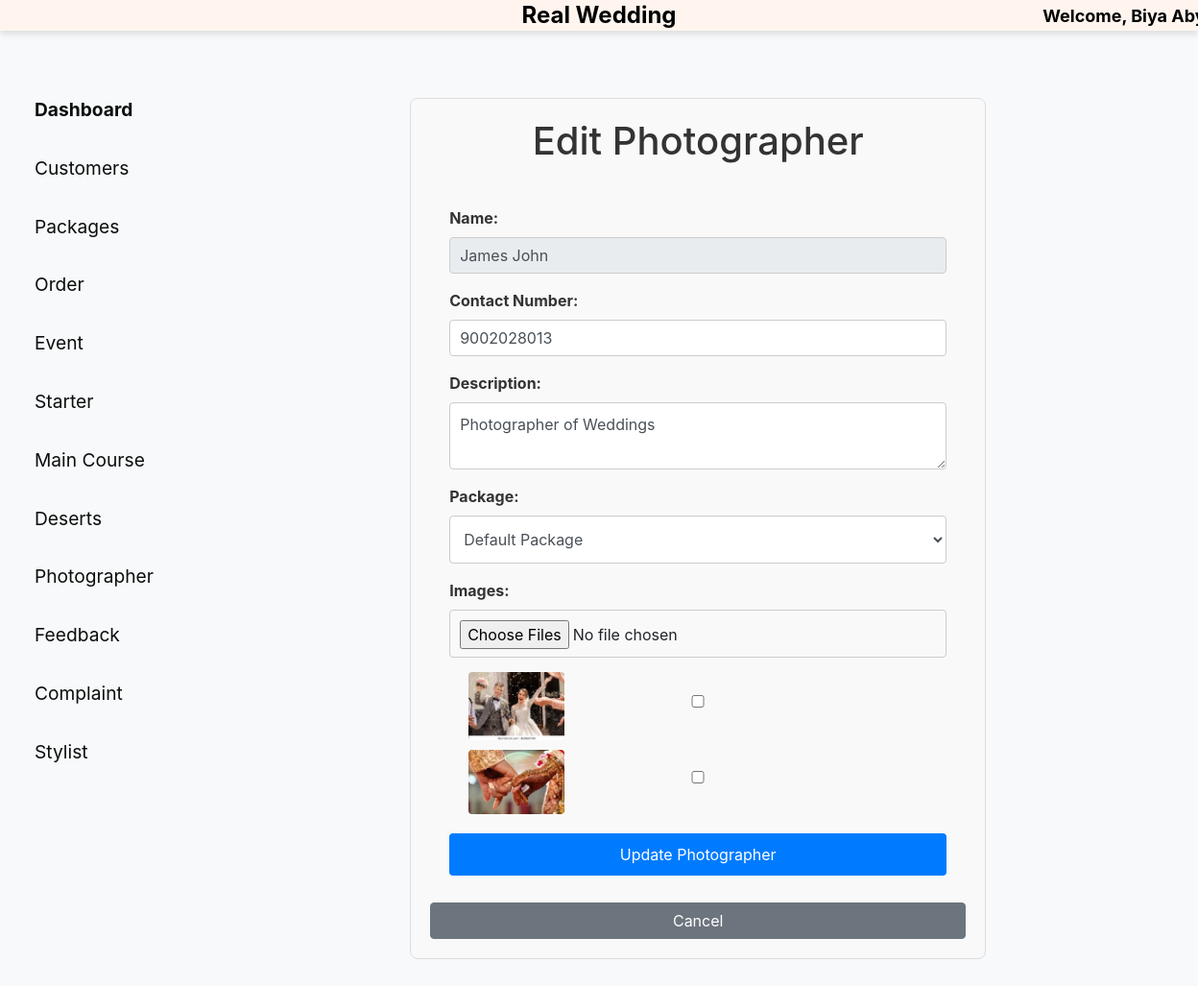
Screenshot of /photographers/edit/7/ (signed in) with the database file from the repository.
### store/models.py (models this page shows, shortened)
class User(AbstractBaseUser, PermissionsMixin):
    user_id = models.AutoField(primary_key=True)
    username = models.CharField(max_length=255)
    email = models.EmailField(unique=True)
    phone = models.CharField(max_length=15, blank=True)  # Allow blank for non-superusers
    password = models.CharField(max_length=255)
    is_staff = models.BooleanField(default=False)
    is_superuser = models.BooleanField(default=False)
    objects = UserManager()
    USERNAME_FIELD = 'email'
    REQUIRED_FIELDS = ['username']

class Photographer(models.Model):
    photographer_id = models.AutoField(primary_key=True)
    name = models.CharField(max_length=100)
    contact_number = models.CharField(max_length=15)
    description = models.TextField()
    package = models.ForeignKey(Package, on_delete=models.CASCADE)

class PhotographerImage(models.Model):
    photographer = models.ForeignKey(Photographer, on_delete=models.CASCADE, related_name='images')
    image = models.ImageField(upload_to='photographer_images/')

### store/views.py (the view, shortened to what this page needs)
# urls.py: path('photographers/edit/<int:photographer_id>/', edit_photographer, name='edit_photographer'),
@login_required
def edit_photographer(request, photographer_id):
    photographer = get_object_or_404(Photographer, pk=photographer_id)
    packages = Package.objects.all()  # Fetch all packages
    return render(request, 'admin/edit_photographer.html', {'photographer': photographer, 'packages': packages})

### templates/admin/edit_photographer.html (shortened to what this page needs)
{% load static %}
<!DOCTYPE html>
<html lang="en">
<head>
    <link rel="stylesheet" href="https://stackpath.bootstrapcdn.com/bootstrap/4.5.2/css/bootstrap.min.css">
    <link rel="stylesheet" href="{% static 'css/admin_styles.css' %}">
</head>
<body>
    {% include 'admin/header.html' %}
    <div class="container-fluid">
        <div class="row">
            {% include 'admin/sidebar.html' %}
            <main role="main" class="col-md-9 ml-sm-auto col-lg-10 px-4">
                <div class="container mt-4 container-sm">
                    <div class="form-container">
                        <h1 class="mb-4 text-center">Edit Photographer</h1>
                        <form method="post" enctype="multipart/form-data">
                            <div class="form-group">
                                <label for="name">Name:</label>
                                <input type="text" class="form-control" id="name"  name="name" value="{{ photographer.name }}" readonly>
                            </div>
                            <div class="form-group">
                                <label for="contact_number">Contact Number:</label>
                                <input type="text" class="form-control" id="phone"  name="contact_number" value="{{ photographer.contact_number }}" required>
                            </div>
                            <div class="form-group">
                                <label for="description">Description:</label>
                                <textarea class="form-control"id="description" name="description" required>{{ photographer.description }}</textarea>
                            </div>
                        <div class="form-group">
                                <label for="package_id">Package:</label>
                                <select class="form-control" id="package_id" name="package_id" style="width: 100%; height: 50px;" required>
                                    {% for package in packages %}
                                        <option value="{{ package.package_id }}" {% if photographer.package.id == package.package_id %}selected{% endif %}>{{ package.name }}</option>
                                    {% endfor %}
                                </select>
                            </div>
                            <div class="form-group">
                                <label for="images">Images:</label>
                                <input type="file" class="form-control-file" id="images" name="images" style="width: 100%; height: 50px;" multiple>
                                <div class="mt-2">
                                    {% for image in photographer.images.all %}
                                        <div class="form-check">
                                            <input type="checkbox" class="form-check-input" name="delete_images" value="{{ image.id }}">
                                            <label class="form-check-label">
                                                <img src="{{ image.image.url }}" alt="{{ photographer.name }}" width="100">
                                            </label>
                                        </div>
                                    {% endfor %}
                                </div>
                            </div>
                            <button type="submit" class="btn btn-primary btn-block">Update Photographer</button>
                        </form>
                        <a href="{% url 'photographer_list' %}" class="btn btn-secondary btn-block mt-2">Cancel</a>
                    </div>
                </div>
            </main>
        </div>
    </div>
</body>
</html>

### templates/admin/header.html (shortened to what this page needs)
{% load static %}
<!DOCTYPE html>
<html lang="en">
<head>
    <link rel="stylesheet" href="https://stackpath.bootstrapcdn.com/bootstrap/4.5.2/css/bootstrap.min.css">
    <link rel="stylesheet" href="{% static 'css/admin_styles.css' %}">
</head>
<body>
<nav class="navbar navbar-expand-lg navbar-dark sticky-top">
    <div class="collapse navbar-collapse justify-content-center" id="navbarNav">
        <h1 class="navbar-text mx-auto">Real Wedding</h1>
    </div>
    <div class="collapse navbar-collapse" id="navbarNav">
        <span class="navbar-text welcome-text">Welcome, {{ user.username }}!</span>
    </div>
</nav>
</body>
</html>

### static/css/admin_styles.css (style rules this page uses)
.navbar { padding: 1rem 2rem; background-color: lavender; color: #2f0505; font-size: 1.6rem; box-shadow: 0px 4px 6px rgba(0, 0, 0, 0.1); }
.navbar .navbar-text { margin: 0; position: absolute; left: 50%; transform: translateX(-50%); white-space: nowrap; }
.form-container { max-width: 600px; margin: 50px auto; padding: 20px; background-color: #f9f9f9; border: 1px solid #ddd; border-radius: 8px; }
.form-container label { font-weight: bold; }
.form-container input, .form-container textarea, .form-container select { width: 100%; margin-bottom: 15px; padding: 10px; border: 1px solid #ccc; border-radius: 4px; }
.form-container button { display: block; width: 100%; padding: 10px; background-color: #007bff; color: white; border: none; border-radius: 4px; font-size: 16px; cursor: pointer; }
body { background-color: #f8f9fa; }
.container-fluid { padding: 20px; }
h1 { color: #333; }
form { padding: 20px; }
.form-group { margin-bottom: 1rem; }
.form-group label { font-weight: bold; color: #333; }
.form-control { border-radius: 4px; border: 1px solid #ced4da; padding: 0.75rem; }
.form-check { display: flex; align-items: center; margin-bottom: 10px; }
.form-check img { border-radius: 4px; margin-right: 10px; }
.btn-primary { background-color: #007bff; border-color: #007bff; }
.btn-block { width: 100%; margin-top: 20px; }

### templates/admin/edit_photographer.html (style rules this page uses)
.form-container { max-width: 600px; margin: 50px auto; padding: 20px; background-color: #f9f9f9; border: 1px solid #ddd; border-radius: 8px; }

### templates/admin/header.html (style rules this page uses)
.navbar { background-color: #FFF5EE; color: black; }
.navbar-text { font-size: 24px; font-weight: bold; color: black !important; }
.navbar-text.welcome-text { font-size: 18px; margin-left: 550px; }

### rows the page displays
User: username "Biya…"
Photographer: name "James John", contact_number "9002028013", description "Photographer of Weddings"
PhotographerImage: image (picture)
PhotographerImage: image (picture)

### other values shown
form field package_id "Default Package"
